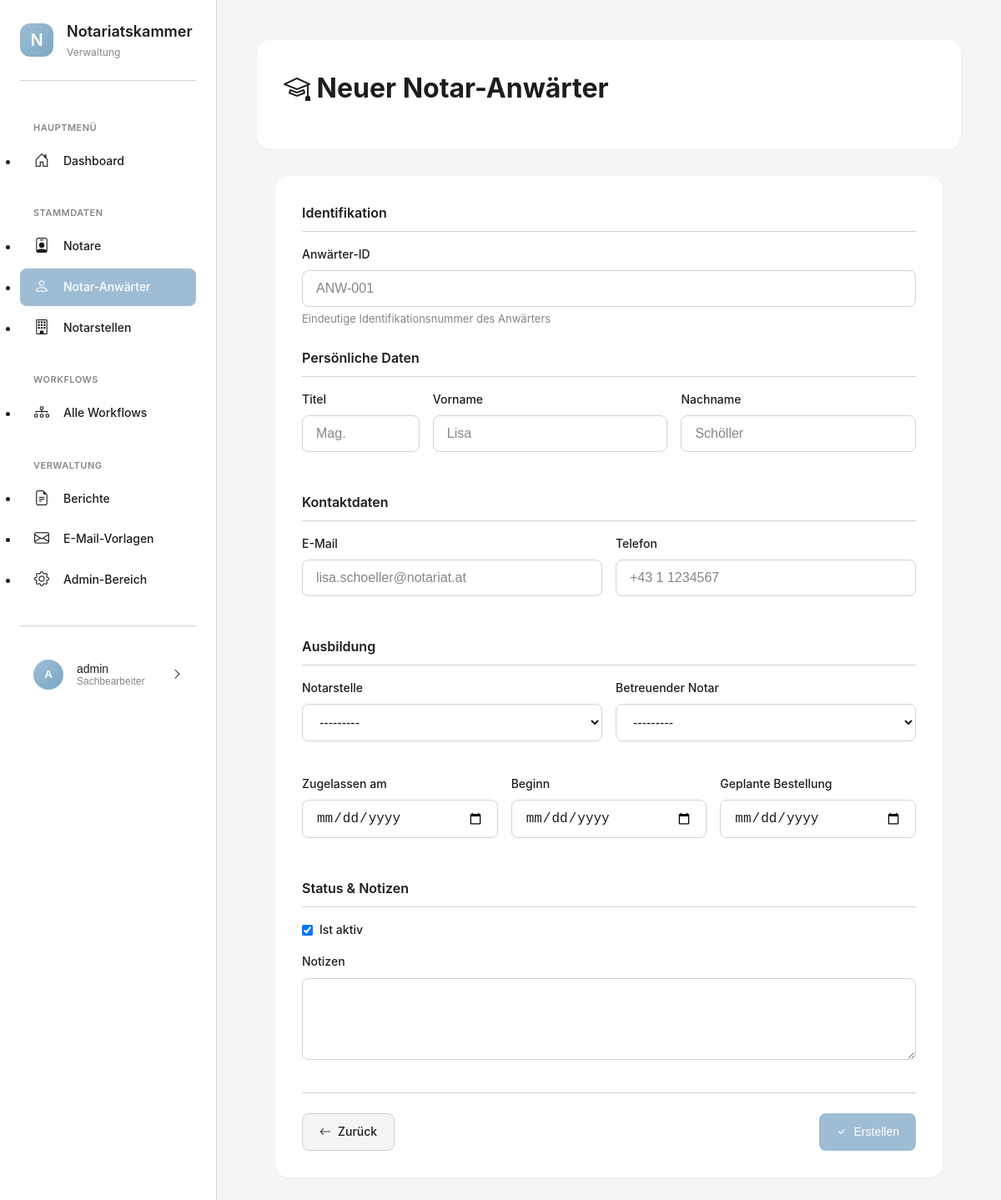
The app's page /personen/anwaerter/neu/ (signed in) with its own data.
### apps/benutzer/models.py (models this page shows, shortened)
class KammerBenutzer(AbstractUser):
    ROLLEN = [
        ('admin', 'Administrator'),
        ('sachbearbeiter', 'Sachbearbeiter'),
        ('leitung', 'Leitung'),
    ]
    rolle = models.CharField(
        max_length=20,
        choices=ROLLEN,
        default='sachbearbeiter',
        verbose_name='Rolle'
    )
    abteilung = models.CharField(
        max_length=100,
        blank=True,
        verbose_name='Abteilung',
        help_text='z.B. "Zulassungen", "Aufsicht", "Allgemein"'
    )
    telefon = models.CharField(
        max_length=50,
        blank=True,
        verbose_name='Telefon'
    )
    class Meta:
        verbose_name = 'Kammermitarbeiter'
        verbose_name_plural = 'Kammermitarbeiter'
        ordering = ['last_name', 'first_name']

### apps/personen/views.py (the view)
# urls.py: path('anwaerter/neu/', views.anwaerter_erstellen_view, name='anwaerter_erstellen'),
@login_required
def anwaerter_erstellen_view(request):
    if request.method == 'POST':
        form = NotarAnwaerterForm(request.POST)
        if form.is_valid():
            anwaerter = form.save()
            messages.success(request, f'Notar-Anwärter "{anwaerter.get_voller_name()}" wurde erfolgreich erstellt.')
            return redirect('anwaerter_detail', anwaerter_id=anwaerter.anwaerter_id)
    else:
        form = NotarAnwaerterForm()
    context = {
        'form': form,
        'title': 'Neuer Notar-Anwärter',
        'submit_text': 'Erstellen',
    }
    return render(request, 'personen/anwaerter_form.html', context)

### apps/notarstellen/models.py (called while the page is built)
    def __str__(self):
        return f"{self.bezeichnung} - {self.name}"

### apps/personen/models.py (called while the page is built)
    def get_voller_name(self):
        teile = [self.titel, self.vorname, self.nachname]
        return ' '.join(filter(None, teile))

    def __str__(self):
        return f"{self.get_voller_name()} (Notar {self.notar_id})"

### templates/personen/anwaerter_form.html (shortened to what this page needs)
{% extends 'base_modern.html' %}
{% load static %}
{% block content %}
<div class="page-header">
    <div class="page-header-top">
        <div>
            <h1 class="page-title">
                <i class="bi bi-mortarboard"></i> {{ title }}
            </h1>
        </div>
    </div>
</div>
<div style="max-width: 800px; margin: 0 auto;">
    <div class="card">
        <div class="card-body">
            <form method="post">
                <h3 style="font-size: 16px; font-weight: 600; margin-bottom: var(--spacing-md); color: var(--text-primary); border-bottom: 1px solid var(--border-color); padding-bottom: var(--spacing-sm);">
                    Identifikation
                </h3>
                <div class="form-group" style="margin-bottom: var(--spacing-lg);">
                    <label class="form-label">{{ form.anwaerter_id.label }}</label>
                    {{ form.anwaerter_id }}
                    {% if form.anwaerter_id.help_text %}
                    <small style="display: block; margin-top: 4px; font-size: 13px; color: var(--text-secondary);">
                        {{ form.anwaerter_id.help_text }}
                    </small>
                    {% endif %}
                </div>
                <h3 style="font-size: 16px; font-weight: 600; margin-bottom: var(--spacing-md); color: var(--text-primary); border-bottom: 1px solid var(--border-color); padding-bottom: var(--spacing-sm);">
                    Persönliche Daten
                </h3>
                <div style="display: grid; grid-template-columns: 1fr 2fr 2fr; gap: var(--spacing-md); margin-bottom: var(--spacing-lg);">
                    <div class="form-group">
                        <label class="form-label">{{ form.titel.label }}</label>
                        {{ form.titel }}
                    </div>
                    <div class="form-group">
                        <label class="form-label">{{ form.vorname.label }}</label>
                        {{ form.vorname }}
                    </div>
                    <div class="form-group">
                        <label class="form-label">{{ form.nachname.label }}</label>
                        {{ form.nachname }}
                    </div>
                </div>
                <h3 style="font-size: 16px; font-weight: 600; margin-bottom: var(--spacing-md); color: var(--text-primary); border-bottom: 1px solid var(--border-color); padding-bottom: var(--spacing-sm);">
                    Kontaktdaten
                </h3>
                <div style="display: grid; grid-template-columns: 1fr 1fr; gap: var(--spacing-md); margin-bottom: var(--spacing-lg);">
                    <div class="form-group">
                        <label class="form-label">{{ form.email.label }}</label>
                        {{ form.email }}
                    </div>
                    <div class="form-group">
                        <label class="form-label">{{ form.telefon.label }}</label>
                        {{ form.telefon }}
                    </div>
                </div>
                <h3 style="font-size: 16px; font-weight: 600; margin-bottom: var(--spacing-md); color: var(--text-primary); border-bottom: 1px solid var(--border-color); padding-bottom: var(--spacing-sm);">
                    Ausbildung
                </h3>
                <div style="display: grid; grid-template-columns: 1fr 1fr; gap: var(--spacing-md); margin-bottom: var(--spacing-md);">
                    <div class="form-group">
                        <label class="form-label">{{ form.notarstelle.label }}</label>
                        {{ form.notarstelle }}
                    </div>
                    <div class="form-group">
                        <label class="form-label">{{ form.betreuender_notar.label }}</label>
                        {{ form.betreuender_notar }}
                    </div>
                </div>
                <div style="display: grid; grid-template-columns: 1fr 1fr 1fr; gap: var(--spacing-md); margin-bottom: var(--spacing-lg);">
                    <div class="form-group">
                        <label class="form-label">{{ form.zugelassen_am.label }}</label>
                        {{ form.zugelassen_am }}
                    </div>
                    <div class="form-group">
                        <label class="form-label">{{ form.beginn_datum.label }}</label>
                        {{ form.beginn_datum }}
                    </div>
                    <div class="form-group">
                        <label class="form-label">{{ form.geplante_bestellung.label }}</label>
                        {{ form.geplante_bestellung }}
                    </div>
                </div>
                <h3 style="font-size: 16px; font-weight: 600; margin-bottom: var(--spacing-md); color: var(--text-primary); border-bottom: 1px solid var(--border-color); padding-bottom: var(--spacing-sm);">
                    Status & Notizen
                </h3>
                <div class="form-group" style="margin-bottom: var(--spacing-md);">
                    <div class="form-check" style="display: flex; align-items: center; gap: 8px;">
                        {{ form.ist_aktiv }}
                        <label class="form-label" style="margin: 0;">{{ form.ist_aktiv.label }}</label>
                    </div>
                </div>
                <div class="form-group" style="margin-bottom: var(--spacing-lg);">
                    <label class="form-label">{{ form.notiz.label }}</label>
                    {{ form.notiz }}
                </div>
                <div style="display: flex; justify-content: space-between; gap: var(--spacing-md); margin-top: var(--spacing-xl); padding-top: var(--spacing-lg); border-top: 1px solid var(--border-color);">
                    <a href="{% url 'anwaerter_liste' %}" class="btn btn-secondary">
                        <i class="bi bi-arrow-left"></i> Zurück
                    </a>
                    <button type="submit" class="btn btn-primary">
                        <i class="bi bi-check"></i> {{ submit_text }}
                    </button>
                </div>
            </form>
        </div>
    </div>
</div>
{% endblock %}

### templates/base_modern.html (shortened to what this page needs)
{% load static %}
<!DOCTYPE html>
<html lang="de">
<head>
    <link rel="stylesheet" href="https://cdn.jsdelivr.net/npm/bootstrap-icons@1.11.3/font/bootstrap-icons.min.css">
    <link rel="stylesheet" href="{% static 'css/modern-style.css' %}">
</head>
<body>
    <aside class="sidebar">
        <div class="sidebar-logo">
            <div class="sidebar-logo-icon">
                N
            </div>
            <div class="sidebar-logo-text">
                <h1>Notariatskammer</h1>
                <p>Verwaltung</p>
            </div>
        </div>
        <nav class="sidebar-nav">
            <div class="sidebar-nav-section">
                <div class="sidebar-nav-section-title">Hauptmenü</div>
                <ul>
                    <li class="sidebar-nav-item">
                        <a href="{% url 'dashboard' %}" class="sidebar-nav-link {% if request.resolver_match.url_name == 'dashboard' %}active{% endif %}">
                            <i class="bi bi-house-door"></i>
                            <span>Dashboard</span>
                        </a>
                    </li>
                </ul>
            </div>
            <div class="sidebar-nav-section">
                <div class="sidebar-nav-section-title">Stammdaten</div>
                <ul>
                    <li class="sidebar-nav-item">
                        <a href="{% url 'notare_liste' %}" class="sidebar-nav-link {% if 'notare' in request.path %}active{% endif %}">
                            <i class="bi bi-person-badge"></i>
                            <span>Notare</span>
                        </a>
                    </li>
                    <li class="sidebar-nav-item">
                        <a href="{% url 'anwaerter_liste' %}" class="sidebar-nav-link {% if 'anwaerter' in request.path %}active{% endif %}">
                            <i class="bi bi-person"></i>
                            <span>Notar-Anwärter</span>
                        </a>
                    </li>
                    <li class="sidebar-nav-item">
                        <a href="{% url 'notarstellen_liste' %}" class="sidebar-nav-link {% if 'notarstellen' in request.path %}active{% endif %}">
                            <i class="bi bi-building"></i>
                            <span>Notarstellen</span>
                        </a>
                    </li>
                </ul>
            </div>
            <div class="sidebar-nav-section">
                <div class="sidebar-nav-section-title">Workflows</div>
                <ul>
                    <li class="sidebar-nav-item">
                        <a href="{% url 'workflow_liste' %}" class="sidebar-nav-link {% if 'workflows' in request.path and 'workflow_liste' in request.resolver_match.url_name %}active{% endif %}">
                            <i class="bi bi-diagram-3"></i>
                            <span>Alle Workflows</span>
                        </a>
                    </li>
                </ul>
            </div>
            <div class="sidebar-nav-section">
                <div class="sidebar-nav-section-title">Verwaltung</div>
                <ul>
                    <li class="sidebar-nav-item">
                        <a href="{% url 'berichte_uebersicht' %}" class="sidebar-nav-link {% if 'berichte' in request.path %}active{% endif %}">
                            <i class="bi bi-file-earmark-text"></i>
                            <span>Berichte</span>
                        </a>
                    </li>
                    <li class="sidebar-nav-item">
                        <a href="{% url 'vorlagen_liste' %}" class="sidebar-nav-link {% if 'emails' in request.path %}active{% endif %}">
                            <i class="bi bi-envelope"></i>
                            <span>E-Mail-Vorlagen</span>
                        </a>
                    </li>
                    <li class="sidebar-nav-item">
                        <a href="/admin/" class="sidebar-nav-link">
                            <i class="bi bi-gear"></i>
                            <span>Admin-Bereich</span>
                        </a>
                    </li>
                </ul>
            </div>
        </nav>
        <div class="user-menu">
            <button class="user-menu-button" onclick="toggleUserMenu()">
                <div class="user-avatar">
                    {{ user.first_name.0|default:user.username.0|upper }}
                </div>
                <div class="user-info">
                    <div class="user-name">{{ user.get_full_name|default:user.username }}</div>
                    <div class="user-role">{{ user.get_rolle_display|default:"Benutzer" }}</div>
                </div>
                <i class="bi bi-chevron-right"></i>
            </button>
        </div>
    </aside>
    <main class="main-content">
        {% block content %}{% endblock %}
    </main>
</body>
</html>

### records on screen
KammerBenutzer: first_name.0 "A", get_full_name "admin", rolle "Sachbearbeiter"

### other values on screen
{{ title }} "Neuer Notar-Anwärter"
{{ submit_text }} "Erstellen"
